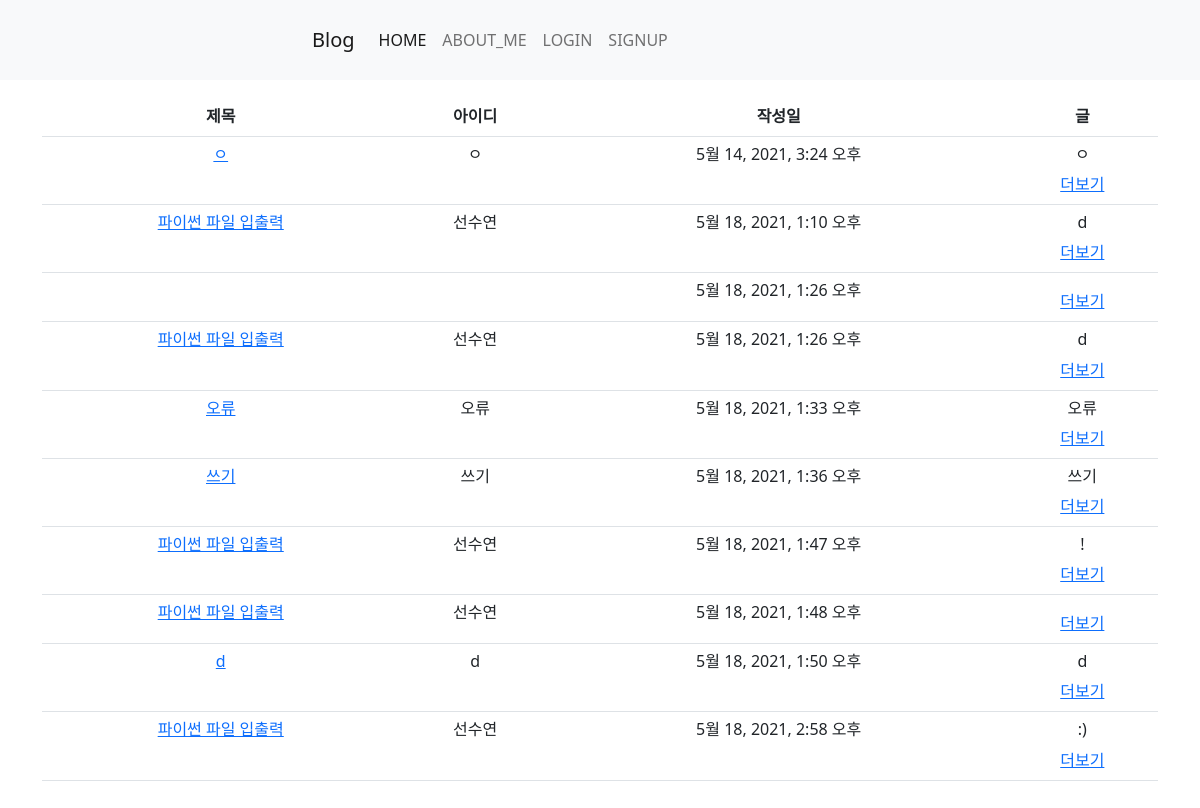
Screenshot of /blog/ with the database file from the repository.
### blog/models.py (models this page shows, shortened)
class Blog(models.Model):
    title=models.CharField(max_length=200)
    writer=models.CharField(max_length=100)
    pub_date=models.DateTimeField()
    body=models.TextField()
    image=models.ImageField(upload_to="blog/", blank=True, null = True)
    def summary(self):
        return self.body[:100] # 100자 이하로 출력

### blog/views.py (the view)
# urls.py: path('', index, name="index"),
def index(request):
    blogs = Blog.objects.all()
    return render(request, 'index.html', {'blogs': blogs}) # index.html 파일 찾아서 방문자에게 보내줌

### blog/templates/index.html
{% extends 'base.html' %}
{% block content %}
<div class="container">
    <div class="row my-3">
        <table class="table">
            <tr>
                <th scope="col">제목</th>
                <th scope="col">아이디</th>
                <th scope="col">작성일</th>
                <th scope="col">글</th>
            </tr>
            <div class="outer">
                {% for blog in blogs %}
                <tr>
                    <td>
                        <h6><a href="{% url 'detail' blog.id %}">{{blog.title}}</a></h6>
                    </td>
                    <td>
                        <h6>{{blog.writer}} </h6>
                    </td>
                    <td>
                        <h6>{{blog.pub_date}}</h6>
                    </td>
                    <td>
                        <h6>{{blog.summary}}</h6>
                        <a href="{% url 'detail' blog.id %}">더보기</a>
                    </td>
                </tr>
                {%endfor%}
            </div>
        </table>
    </div>
</div>
{% endblock %}

### blogproject/templates/base.html (style rules this page uses)
body { text-align: center; }

### rows the page displays
Blog: title "ㅇ", writer "ㅇ", pub_date "5월 14, 2021, 3:24 오후", summary "ㅇ"
Blog: title "파이썬 파일 입출력", writer "선수연", pub_date "5월 18, 2021, 1:10 오후", summary "d"
Blog: pub_date "5월 18, 2021, 1:26 오후"
Blog: title "파이썬 파일 입출력", writer "선수연", pub_date "5월 18, 2021, 1:26 오후", summary "d"
Blog: title "오류", writer "오류", pub_date "5월 18, 2021, 1:33 오후", summary "오류"
Blog: title "쓰기", writer "쓰기", pub_date "5월 18, 2021, 1:36 오후", summary "쓰기"
Blog: title "파이썬 파일 입출력", writer "선수연", pub_date "5월 18, 2021, 1:47 오후", summary "!"
Blog: title "파이썬 파일 입출력", writer "선수연", pub_date "5월 18, 2021, 1:48 오후"
Blog: title "d", writer "d", pub_date "5월 18, 2021, 1:50 오후", summary "d"
Blog: title "파이썬 파일 입출력", writer "선수연", pub_date "5월 18, 2021, 2:58 오후", summary ":)"
